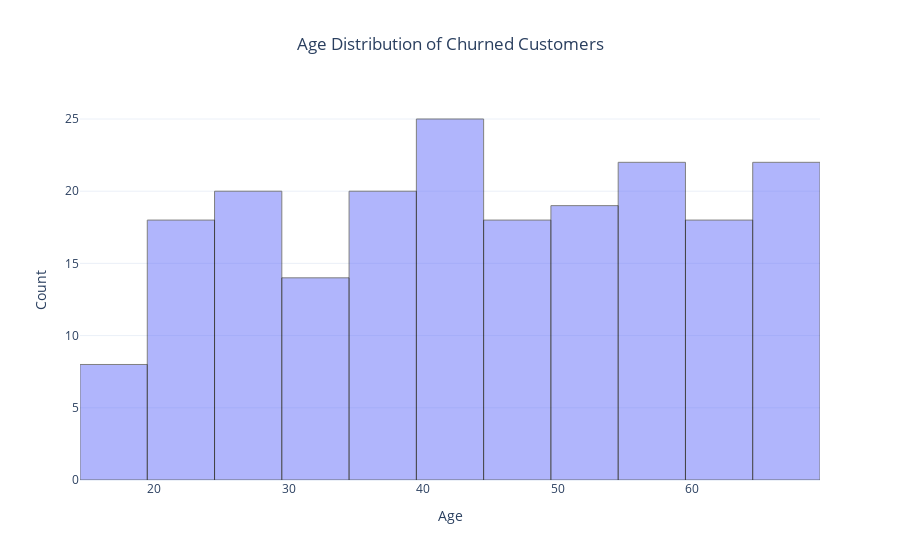

The notebook cell this image was saved under:
### Code cell
# Histogram for Age Distribution of Churned Customers
fig = plot_histogram(churned_customers_df, 
                     x_column='Age', 
                     title='Age Distribution of Churned Customers', 
                     x_label='Age', 
                     y_label='Count', 
                     barmode='overlay')
fig.show()

### Figure 1 — Plotly figure (JSON) as saved in the notebook; plotly's stock layout.template omitted (floating-point values rounded to 4 significant figures; data arrays with more than 128 entries replaced by an {"elided": "..."} marker saying what was removed)
{"data": [{"alignmentgroup": "True", "bingroup": "x", "hovertemplate": "Age=%{x}<br>count=%{y}<extra></extra>", "legendgroup": "", "marker": {"color": "#636efa", "line": {"color": "black", "width": 1}, "opacity": 0.5, "pattern": {"shape": ""}}, "name": "", "offsetgroup": "", "orientation": "v", "showlegend": false, "type": "histogram", "x": {"elided": "204 int values"}, "xaxis": "x", "yaxis": "y"}], "layout": {"autosize": true, "barmode": "overlay", "legend": {"tracegroupgap": 0}, "title": {"text": "Age Distribution of Churned Customers", "x": 0.5}, "xaxis": {"anchor": "y", "autorange": true, "domain": [0, 1], "range": [14.5, 69.5], "title": {"text": "Age"}, "type": "linear"}, "yaxis": {"anchor": "x", "autorange": true, "domain": [0, 1], "range": [0, 26.32], "title": {"text": "Count"}}}}
